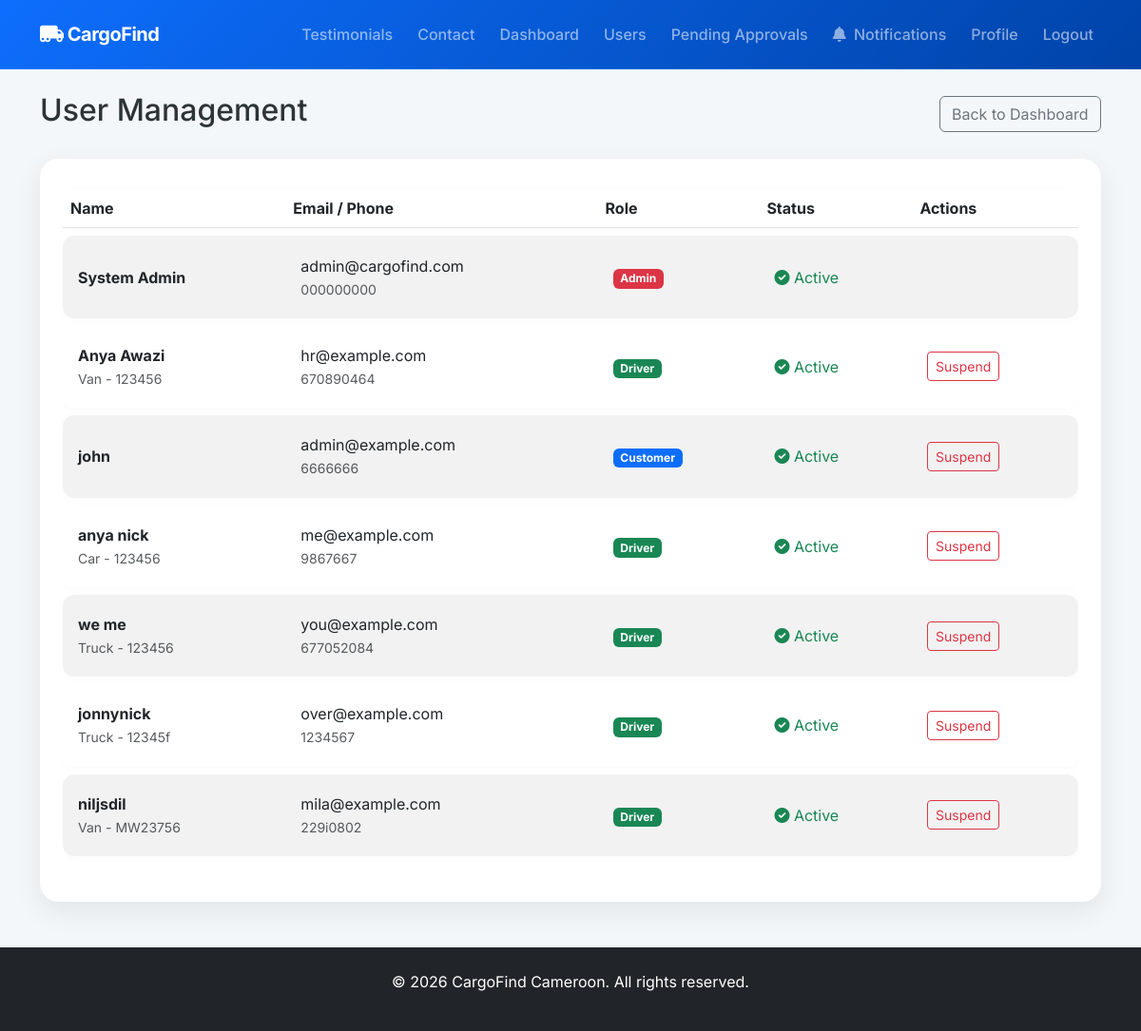
Before: /admin/users (signed in) with the older database file.
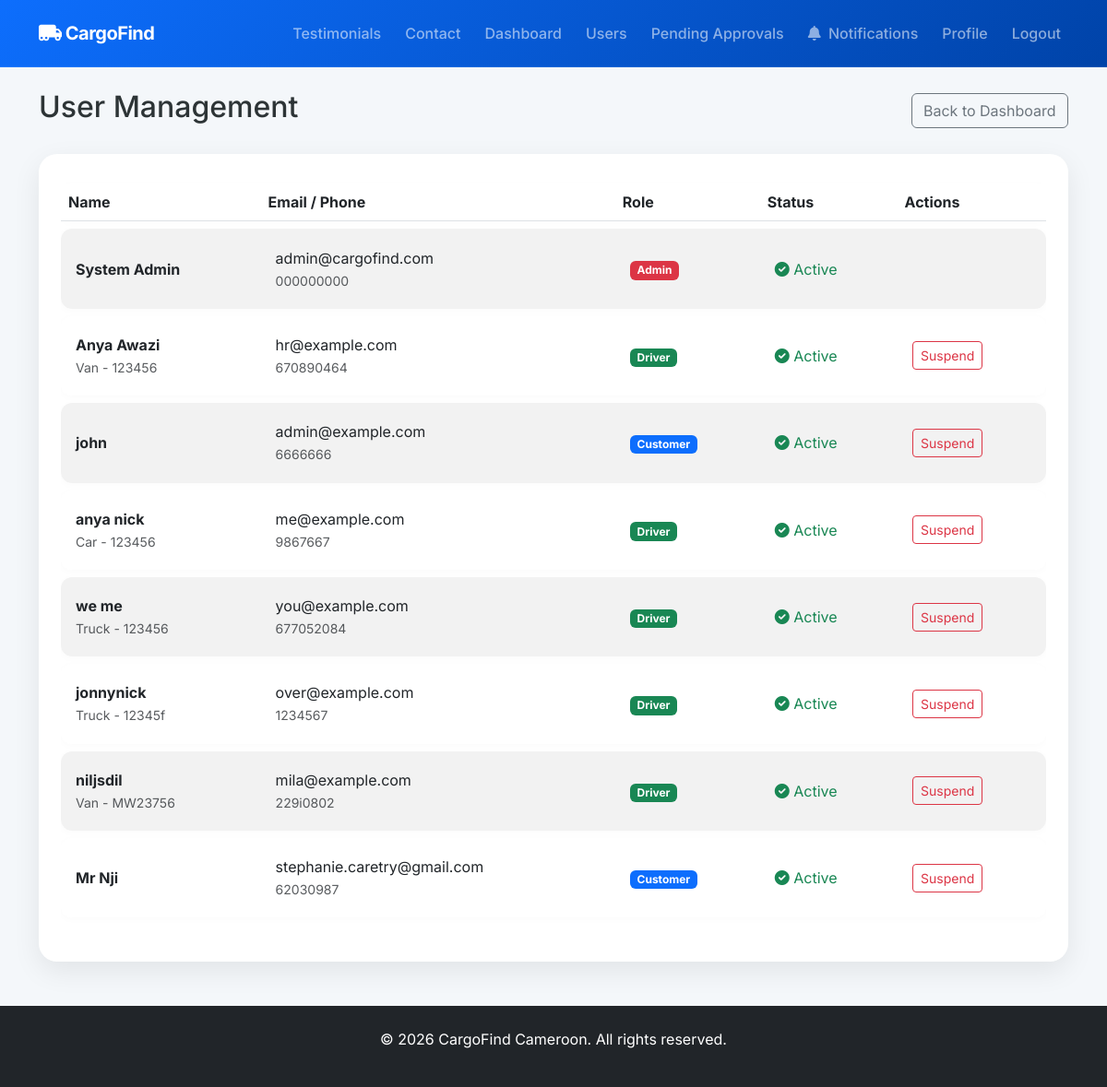
After: the same page with the newer database file.
### models.py (models this page shows, shortened)
class User(UserMixin, db.Model):
    id = db.Column(db.Integer, primary_key=True)
    email = db.Column(db.String(120), unique=True, nullable=False)
    phone = db.Column(db.String(20), unique=True, nullable=False)
    password_hash = db.Column(db.String(255), nullable=False)
    full_name = db.Column(db.String(100), nullable=False)
    address = db.Column(db.String(200))
    role = db.Column(db.String(20), nullable=False) # 'customer', 'driver', 'admin'
    vehicle_type = db.Column(db.String(50)) # 'car', 'van', 'truck'
    vehicle_id = db.Column(db.String(50))
    id_card_url = db.Column(db.String(255))
    selfie_url = db.Column(db.String(255))
    license_url = db.Column(db.String(255))
    is_verified = db.Column(db.Boolean, default=False)
    is_active = db.Column(db.Boolean, default=True)
    is_approved = db.Column(db.Boolean, default=False) # Admin approval
    current_lat = db.Column(db.Float)
    current_lng = db.Column(db.Float)
    deliveries_as_customer = db.relationship('Delivery', backref='customer', foreign_keys='Delivery.customer_id')
    deliveries_as_driver = db.relationship('Delivery', backref='driver', foreign_keys='Delivery.driver_id')
    notifications = db.relationship('Notification', backref='user', lazy=True)
    wallet = db.relationship('Wallet', backref='user', uselist=False)

### app.py (the view)
@app.route('/admin/users')
@login_required
def admin_users():
    if current_user.role != 'admin':
        return redirect(url_for('index'))
    users = User.query.all()
    return render_template('admin/users.html', users=users)

### app.py (called while the page is built)
@login_manager.user_loader
def load_user(user_id):
    return User.query.get(int(user_id))

### templates/admin/users.html
{% extends "base.html" %}
{% block content %}
<div class="d-flex justify-content-between align-items-center mb-4">
    <h2>User Management</h2>
    <a href="{{ url_for('admin_dashboard') }}" class="btn btn-outline-secondary">Back to Dashboard</a>
</div>
<div class="card p-4">
    <div class="table-responsive">
        <table class="table table-striped align-middle">
            <thead>
                <tr>
                    <th>Name</th>
                    <th>Email / Phone</th>
                    <th>Role</th>
                    <th>Status</th>
                    <th>Actions</th>
                </tr>
            </thead>
            <tbody>
                {% for user in users %}
                <tr>
                    <td>
                        <div class="fw-bold">{{ user.full_name }}</div>
                        {% if user.role == 'driver' %}
                            <small class="text-muted">{{ user.vehicle_type | capitalize }} - {{ user.vehicle_id }}</small>
                        {% endif %}
                    </td>
                    <td>
                        <div>{{ user.email }}</div>
                        <small class="text-muted">{{ user.phone }}</small>
                    </td>
                    <td>
                        <span class="badge {% if user.role == 'admin' %}bg-danger{% elif user.role == 'driver' %}bg-success{% else %}bg-primary{% endif %}">
                            {{ user.role | capitalize }}
                        </span>
                    </td>
                    <td>
                        {% if user.is_active %}
                            <span class="text-success"><i class="fas fa-check-circle"></i> Active</span>
                        {% else %}
                            <span class="text-danger"><i class="fas fa-times-circle"></i> Suspended</span>
                        {% endif %}
                    </td>
                    <td>
                        {% if user.role != 'admin' %}
                            <a href="{{ url_for('toggle_user_status', user_id=user.id) }}" class="btn btn-sm {% if user.is_active %}btn-outline-danger{% else %}btn-outline-success{% endif %}">
                                {% if user.is_active %}Suspend{% else %}Activate{% endif %}
                            </a>
                        {% endif %}
                    </td>
                </tr>
                {% endfor %}
            </tbody>
        </table>
    </div>
</div>
{% endblock %}

Changed rows visible on the page:
added User: full_name "Mr Nji", email "stephanie.caretry@gmail.com", phone "62030987", role "Customer", is_active True (drawn)
